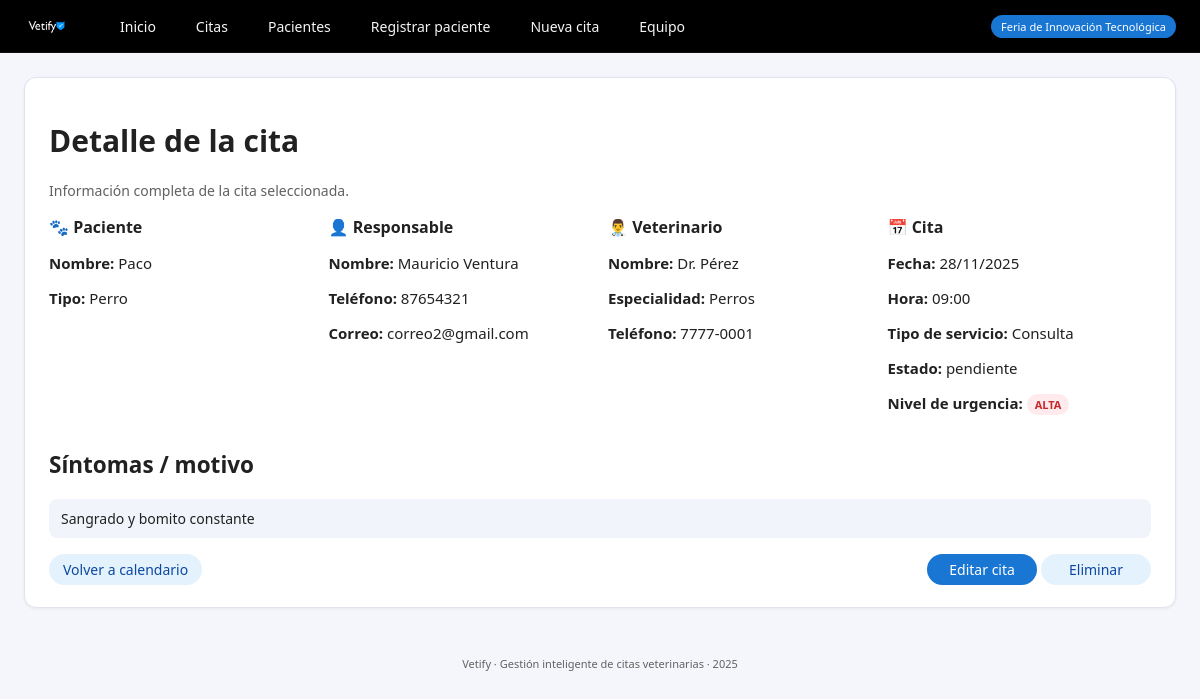
Page /cita/2 on the committed database.
### tables this page shows
CREATE TABLE mascotas (
        id INTEGER PRIMARY KEY AUTOINCREMENT,
        nombre TEXT NOT NULL,
        tipo TEXT NOT NULL,
        raza TEXT,
        edad INTEGER,
        peso REAL,
        dueno_id INTEGER NOT NULL, fecha_registro TEXT,
        FOREIGN KEY (dueno_id) REFERENCES duenos(id)
    );

CREATE TABLE duenos (
        id INTEGER PRIMARY KEY AUTOINCREMENT,
        nombre TEXT NOT NULL,
        telefono TEXT NOT NULL,
        correo TEXT NOT NULL
    );

CREATE TABLE veterinarios (
        id INTEGER PRIMARY KEY AUTOINCREMENT,
        nombre TEXT NOT NULL,
        especialidad TEXT NOT NULL,
        telefono TEXT NOT NULL
    );

CREATE TABLE citas (
        id INTEGER PRIMARY KEY AUTOINCREMENT,
        mascota_id INTEGER NOT NULL,
        vet_id INTEGER NOT NULL,
        fecha_hora TEXT NOT NULL,
        tipo_servicio TEXT NOT NULL,
        sintomas TEXT,
        urgencia TEXT,
        estado TEXT NOT NULL DEFAULT 'pendiente',
        FOREIGN KEY (mascota_id) REFERENCES mascotas(id),
        FOREIGN KEY (vet_id) REFERENCES veterinarios(id)
    );

### app.py (the view)
@app.route("/cita/<int:cita_id>")
def cita_detalle(cita_id: int):
    cita = obtener_cita_por_id(cita_id)
    if not cita:
        flash("La cita seleccionada no existe.", "error")
        return redirect(url_for("citas"))
    return render_template("cita_detalle.html", cita=cita)

### db.py (called while the page is built)
def get_connection():
    conn = sqlite3.connect(DB_NAME)
    conn.row_factory = sqlite3.Row  # acceder por nombre de columna
    return conn

### services.py (called while the page is built)
def obtener_cita_por_id(cita_id: int):
    conn = get_connection()
    cur = conn.cursor()
    cur.execute("""
        SELECT c.id,
               c.fecha_hora,
               c.tipo_servicio,
               c.urgencia,
               c.sintomas,
               c.estado,
               m.nombre AS mascota,
               m.tipo   AS tipo_mascota,
               d.nombre AS dueno,
               d.telefono AS dueno_telefono,
               d.correo   AS dueno_correo,
               v.nombre   AS vet,
               v.especialidad AS vet_especialidad,
               v.telefono     AS vet_telefono
        FROM citas c
        JOIN mascotas m ON c.mascota_id = m.id
        JOIN duenos d   ON m.dueno_id = d.id
        JOIN veterinarios v ON c.vet_id = v.id
        WHERE c.id = ?;
    """, (cita_id,))
    fila = cur.fetchone()
    conn.close()
    return fila

### templates/cita_detalle.html (shortened to what this page needs)
{% extends "base.html" %}
{% block content %}
<div class="card">
    <h1>Detalle de la cita</h1>
    <p class="form-sub">
        Información completa de la cita seleccionada.
    </p>
    <div class="detalle-grid">
        <section>
            <h2>🐾 Paciente</h2>
            <p><strong>Nombre:</strong> {{ cita['mascota'] }}</p>
            <p><strong>Tipo:</strong> {{ cita['tipo_mascota'] }}</p>
        </section>
        <section>
            <h2>👤 Responsable</h2>
            <p><strong>Nombre:</strong> {{ cita['dueno'] }}</p>
            <p><strong>Teléfono:</strong> {{ cita['dueno_telefono'] }}</p>
            <p><strong>Correo:</strong> {{ cita['dueno_correo'] }}</p>
        </section>
        <section>
            <h2>👨‍⚕️ Veterinario</h2>
            <p><strong>Nombre:</strong> {{ cita['vet'] }}</p>
            <p><strong>Especialidad:</strong> {{ cita['vet_especialidad'] }}</p>
            <p><strong>Teléfono:</strong> {{ cita['vet_telefono'] }}</p>
        </section>
        <section>
            <h2>📅 Cita</h2>
            {% set dt = cita['fecha_hora'] %}
            <p><strong>Fecha:</strong> {{ dt[8:10] }}/{{ dt[5:7] }}/{{ dt[0:4] }}</p>
            <p><strong>Hora:</strong> {{ dt[11:16] }}</p>
            <p><strong>Tipo de servicio:</strong> {{ cita['tipo_servicio'] }}</p>
            <p><strong>Estado:</strong> {{ cita['estado'] }}</p>
            <p>
                <strong>Nivel de urgencia:</strong>
                {% set urg = (cita['urgencia'] or '').lower() %}
                {% if urg == 'alta' %}
                    <span class="urg-tag urg-alta">ALTA</span>
                {% elif urg == 'media' %}
                    <span class="urg-tag urg-media">MEDIA</span>
                {% elif urg == 'baja' %}
                    <span class="urg-tag urg-baja">BAJA</span>
                {% else %}
                    <span class="urg-tag">N/A</span>
                {% endif %}
            </p>
        </section>
    </div>
    <div class="detalle-sintomas">
        <h2>Síntomas / motivo</h2>
        <div class="texto-sintomas">
            {% if cita['sintomas'] %}
                {{ cita['sintomas'] }}
            {% else %}
                <span class="symptoms-empty">Sin descripción registrada.</span>
            {% endif %}
        </div>
    </div>
    <div class="form-actions" style="margin-top: 16px; justify-content: space-between;">
        <div>
            <a href="{{ url_for('citas') }}" class="btn btn-secondary">Volver a calendario</a>
        </div>
        <div>
            <a href="{{ url_for('cita_editar', cita_id=cita['id']) }}" class="btn btn-primary">Editar cita</a>
            <form action="{{ url_for('cita_eliminar', cita_id=cita['id']) }}"
                  method="post"
                  style="display:inline;"
                  onsubmit="return confirm('¿Seguro que deseas eliminar esta cita?');">
                <button type="submit" class="btn btn-secondary">Eliminar</button>
            </form>
        </div>
    </div>
</div>
{% endblock %}

### static/css/styles.css (style rules this page uses)
:root { --primary: #1976D2; --primary-dark: #0D47A1; --accent: #FFC107; --bg: #F4F6FB; --card-bg: #FFFFFF; --text-main: #212121; --text-soft: #616161; --border-soft: #E0E3EF; --danger: #C62828; --warning: #F9A825; --success: #2E7D32; }
* { box-sizing: border-box; font-family: "Segoe UI", system-ui, sans-serif; }
body { margin: 0; background: var(--bg); color: var(--text-main); font-size: 15px; }
.card { background: var(--card-bg); border-radius: 12px; border: 1px solid var(--border-soft); padding: 22px 24px; box-shadow: 0 1px 3px rgba(15, 23, 42, 0.06); }
.btn { display: inline-flex; align-items: center; justify-content: center; font-size: 14px; padding: 6px 14px; border-radius: 999px; border: none; cursor: pointer; text-decoration: none; text-align: center; min-width: 110px; height: auto; font-weight: 500; }
.btn-primary { background: var(--primary); color: #FFFFFF; }
.btn-secondary { background: #E3F2FD; color: var(--primary-dark); }
.form-sub { font-size: 14px; color: var(--text-soft); margin-bottom: 16px; }
.form-actions { grid-column: 1 / -1; margin-top: 18px; display: flex; justify-content: flex-end; align-items: center; gap: 10px; }
.urg-tag { display: inline-block; padding: 3px 8px; border-radius: 999px; font-size: 11px; font-weight: 600; }
.urg-alta { background: #FFEBEE; color: var(--danger); }
.detalle-grid { display: grid; grid-template-columns: repeat(auto-fit, minmax(220px, 1fr)); gap: 16px; margin-top: 10px; margin-bottom: 16px; }
.detalle-grid section h2 { margin-top: 0; margin-bottom: 6px; font-size: 16px; }
.detalle-sintomas { margin-top: 10px; }
.texto-sintomas { font-size: 14px; line-height: 1.4; color: var(--text-main); background: #F1F5FB; padding: 10px 12px; border-radius: 8px; }

### rows in the picture
mascotas: mascota "Paco", tipo_mascota "Perro"
duenos: dueno "Mauricio Ventura", dueno_telefono "87654321", dueno_correo "correo2@gmail.com"
veterinarios: vet "Dr. Pérez", vet_especialidad "Perros", vet_telefono "7777-0001"
citas: fecha_hora "28", fecha_hora "11", fecha_hora "2025", fecha_hora "09:00", tipo_servicio "Consulta", estado "pendiente", sintomas "Sangrado y bomito constante"
